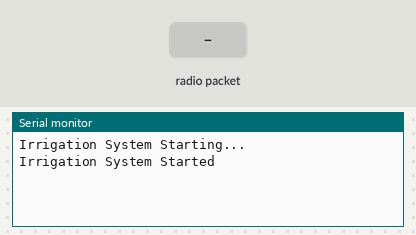
A program run on a simulated Arduino Nano, built with avr-gcc and run on an emulated ATmega328P. Parts: the last lines printed to the serial monitor. Inputs (shaded band) come from the test bench. No radio packets arrive unless stated.

Above: at 1.2 s.
1.3 s: radio packet "1" arrives
At 2.7 s:
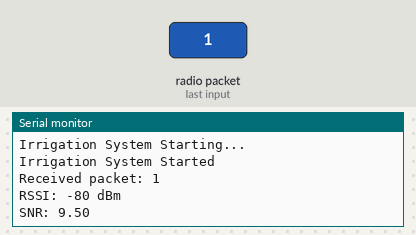
3.8 s: radio packet "0" arrives
At 5.2 s:
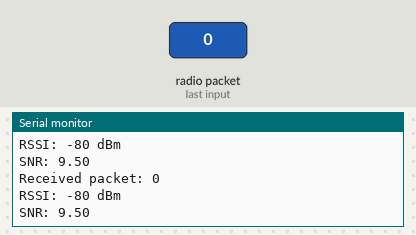
5.3 s: radio packet "2" arrives
At 7.0 s:
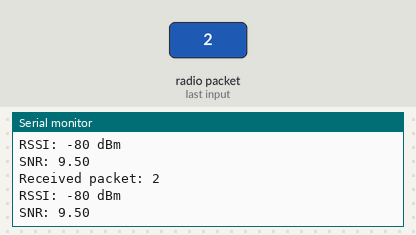

Measured:
- after the input at 1.3 s, the serial monitor: prints a new line after 1.0 s (image 1)
- after the input at 3.8 s, the serial monitor: prints a new line after 1.0 s (image 2)
- after the input at 5.3 s, the serial monitor: prints a new line after 1.0 s (image 3)

The program:

main.cpp
```cpp
#include <Arduino.h>
#include <SPI.h>
#include <LoRa.h>
#include <Wire.h>

#define RFM95_CS 10      // NSS → D10
#define RFM95_RST 3      // RESET → D3
#define RFM95_INT 2      // DIO0 → D2

#define SSR_SWITCH_PIN 4

String LoRaData;
String moduleId = "exampleID"; // Module ID

void setup() {
  Serial.begin(9600);
  Serial.println("Irrigation System Starting...");
  LoRa.setPins(RFM95_CS, RFM95_RST, RFM95_INT); // Set LoRa module pins: SS, RST, DIO0

  if (!LoRa.begin(420E6)) {
    Serial.println("Starting LoRa failed!");
    while (1);
  }

  // Menzil max settings
  LoRa.setTxPower(20);
  LoRa.setSpreadingFactor(12);
  LoRa.setSignalBandwidth(62.5E3);
  LoRa.setCodingRate4(8);

  pinMode(SSR_SWITCH_PIN, OUTPUT);  // Set SSR_SWITCH_PIN as output
  digitalWrite(SSR_SWITCH_PIN, HIGH); // Set SSR to off initially

  Serial.println("Irrigation System Started");
}

void loop() {

  // try to parse packet
  int packetSize = LoRa.parsePacket();
  if (packetSize) {
    // read packet
    while (LoRa.available()) {
      LoRaData = LoRa.readString();
    }
    Serial.print("Received packet: ");
    Serial.println(LoRaData);
    if (LoRaData == moduleId + ":" + "ON") {
      Serial.println("SSR open");
      digitalWrite(SSR_SWITCH_PIN, LOW); // open SSR
      // send feedback
      delay(1000); // wait 1 second
      Serial.println("sending feedback");
      LoRa.beginPacket();
      LoRa.print("ON"); // set message to "ON"
      LoRa.endPacket();
      Serial.println("feedback sended");
    } else if (LoRaData == moduleId + ":" + "OFF") {
      Serial.println("SSR close");
      digitalWrite(SSR_SWITCH_PIN, HIGH); // close SSR
      // send feedback
      delay(1000); // wait 1 second
      Serial.println("Sending feedback");
      LoRa.beginPacket();
      LoRa.print("OFF"); // set message to "OFF"
      LoRa.endPacket();
      Serial.println("feedback sended");
    }
    // print RSSI and SNR
    int rssi = LoRa.packetRssi();
    float snr = LoRa.packetSnr();

    Serial.print("RSSI: ");
    Serial.print(rssi);
    Serial.println(" dBm");
    Serial.print("SNR: ");
    Serial.println(snr);
  }
}
```
